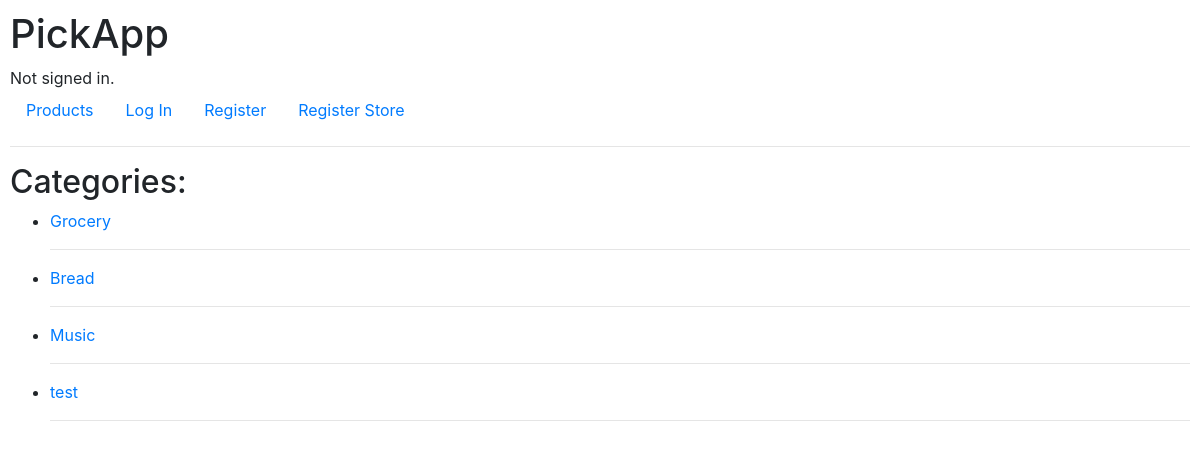
The page /categories on the database its author committed.
### PickAppDemo/models.py (models this page shows, shortened)
class Listing(models.Model):
    store = models.ForeignKey(Store, on_delete=models.CASCADE)
    title = models.CharField(max_length=128)
    image = models.URLField()
    content = models.TextField(max_length=512)
    price = models.DecimalField(max_digits=10, decimal_places=2, default=0)
    stock = models.DecimalField(max_digits=10, decimal_places=0, default=0)
    category = models.CharField(max_length=128)
    active = models.BooleanField(default=True)

### PickAppDemo/views.py (the view)
# urls.py: path("categories", views.categories, name="categories"),
def categories(request):
    listings = Listing.objects.all()
    category_list = []
    for listing in listings:
        if listing.category not in category_list and listing.category != "":
            category_list.append(listing.category)
    return render(request, "PickAppDemo/categories.html", {
        "categories": category_list
    })

### PickAppDemo/templates/PickAppDemo/categories.html (shortened to what this page needs)
{% extends "PickAppDemo/layout.html" %}
{% block body %}
    <h2>Categories:</h2>
    <ul>
        {% for category in categories %}
            <li><a href="/category/{{ category }}">{{ category }}</a></li>
            <hr>
        {% endfor %}
    </ul>
{% endblock %}

### PickAppDemo/static/PickAppDemo/styles.css (style rules this page uses)
body { margin:10px; }

### rows shown on the page
Listing: categories "Grocery"
Listing: categories "Bread"
Listing: categories "Music"
Listing: categories "test"
